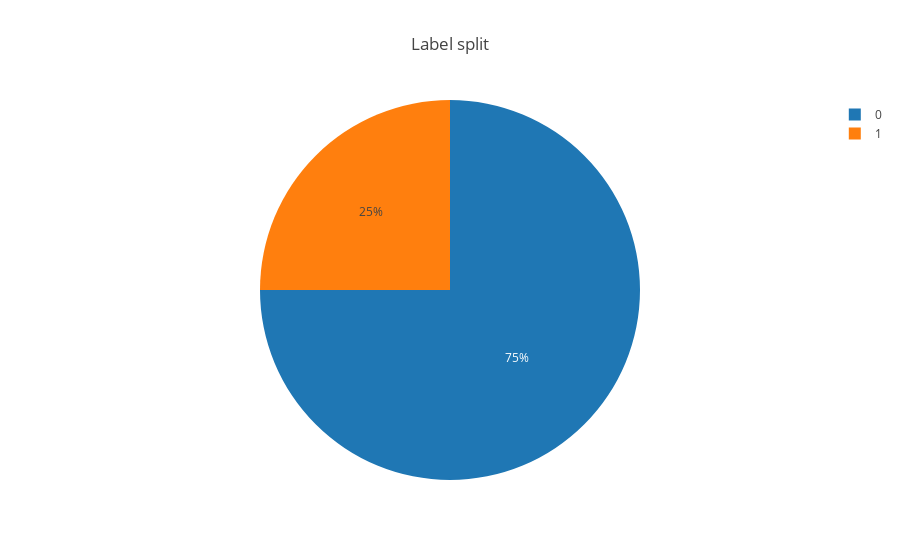

Notebook code for this chart:
### Markdown cell above
Plot a pie chart that shows the predicted churn split. !!! By most important features: Contract, MonthlyCharges !!! predicted vs observed churns.

### Code cell
cumulative_stats = predictions.groupby(['label']).count()

product_data = [go.Pie(
            labels=[cumulative_stats.select('label').collect()[x][0] for x in range(2)],
            values=[cumulative_stats.select('count').collect()[x][0] for x in range(2)],
    )]

product_layout = go.Layout(
    title='Label split',
)

fig = go.Figure(data=product_data, layout=product_layout)
iplot(fig)

### Figure 1 — Plotly figure (JSON) as saved in the notebook; plotly's stock layout.template omitted (floating-point values rounded to 4 significant figures)
{"data": [{"values": [111, 37], "labels": [0, 1], "type": "pie"}], "layout": {"title": "Label split"}}
